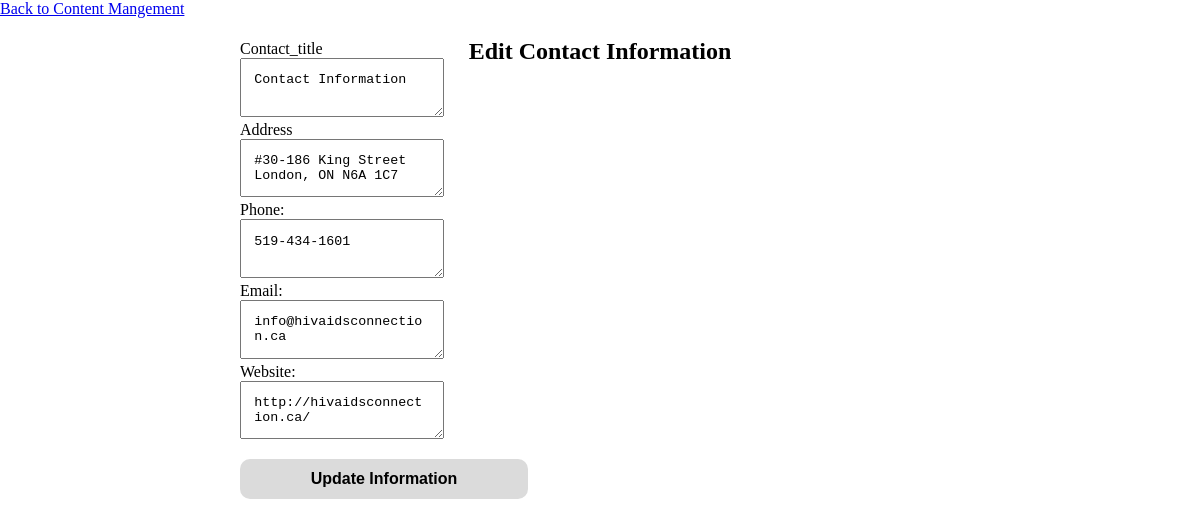
/admin/admin_content_contact.php (signed in), run on the app's committed database.
### tables this page shows
CREATE TABLE `tbl_contact` (
  `contact_id` int(11) NOT NULL,
  `contact_title` text NOT NULL,
  `contact_address` text NOT NULL,
  `contact_phone` varchar(250) NOT NULL,
  `contact_email` varchar(250) NOT NULL,
  `contact_website` varchar(250) NOT NULL,
  `contact_picture` varchar(250) NOT NULL
);

### admin/script/fetchcontent.php (called while the page is built, shortened)
<?php
function getAll($tbl){
    $pdo = Database::getInstance()->getConnection();
    $queryAll = ' SELECT * FROM '.$tbl;
    $results = $pdo->query($queryAll);
    if($results){
        return $results;
    }else{
        return 'There was a problem accessing this info';
    }
}

### admin/admin_content_contact.php (the view, shortened to what this page needs)
<?php
$tbl_contact = 'tbl_contact';
$getContact  = getAll($tbl_contact);
?>
<!DOCTYPE html>
<html lang="en">
<head>
    <link rel="stylesheet" href="../css/main.css">
</head>
<body>
<a href="admin_content.php">Back to Content Mangement </a><br>
    <h2 style="text-align:center">Edit Contact Information</h2>
    <form action='admin_content_contact.php' method='post'>
    <?php while($contactinfo = $getContact->fetch(PDO::FETCH_ASSOC)):?>
        <label>Contact_title<label><br>
        <textarea  class="cme-input" type='text' name='title'><?php echo $contactinfo['contact_title'];?></textarea><br>
        <label>Address<label><br>
        <textarea class="cme-input" type='text' name='address'><?php echo $contactinfo['contact_address'];?></textarea><br>
        <label>Phone:<label><br>
        <textarea  class="cme-input" type='text' name='phone'><?php echo $contactinfo['contact_phone'];?></textarea><br>
        <label>Email:<label><br>
        <textarea class="cme-input" type='email' name='email'><?php echo $contactinfo['contact_email'];?></textarea><br>
        <label>Website:<label><br>
        <textarea class="cme-input" type='text' name='website'><?php echo $contactinfo['contact_website'];?></textarea><br>
    <?php endwhile;?>
        <button type='submit' name='submit' class="cms-button">Update Information</button>
</body>
</html>

### css/main.css (style rules this page uses)
body { width:100%;height:100%;margin:0 auto }
:root { --primary-color: #e9b600;--overlay-color: #e9b600;--menu-speed: 0.75s }
form { display:flex;flex-direction:column;width:60%;height:90%;margin:auto;position:absolute;top:0;bottom:0;left:0;right:0;overflow:auto }
button { margin:auto;text-align:center;border-radius:10px;background-color:#dbdbdb;width:40%;height:40px;font-size:16px;border:none;font-weight:700 }
.cme-input { padding:1em }
.cms-button { margin-top:1em }

### data on the page
tbl_contact: title "Contact Information", address "#30-186 King Street London, ON N6A 1C7", phone "519-434-1601", email "info@hivaidsconnection.ca", website "http://hivaidsconnection.ca/"
